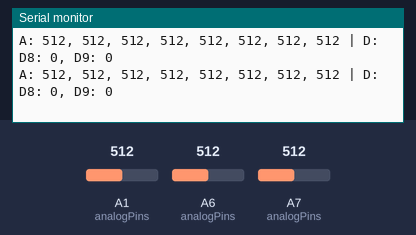
Bench run of a sketch on a simulated Arduino Nano, built with avr-gcc and run on an emulated ATmega328P. On the bench: the last lines printed to the serial monitor. The test bench sets the inputs (shaded band); at power-on: A1 (analogPins) = 512, A6 (analogPins) = 512, A7 (analogPins) = 512.

Above: at 1.8 s.
1.9 s: A1 (analogPins) set to 716
At 2.8 s:
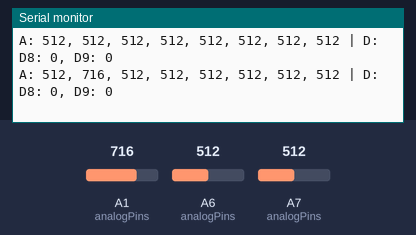
3.4 s: A6 (analogPins) set to 716
At 4.6 s:
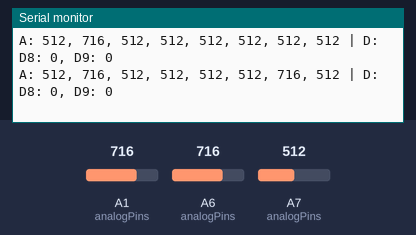
4.9 s: A7 (analogPins) set to 716
At 5.5 s:
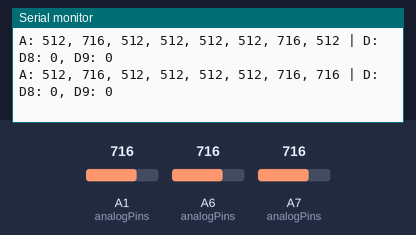
6.4 s: A1 (analogPins) set to 900
At 7.7 s:
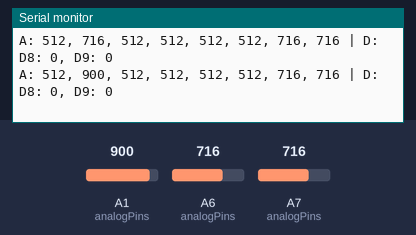
7.9 s: A6 (analogPins) set to 900
At 8.8 s:
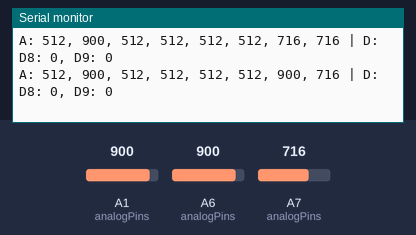
9.4 s: A7 (analogPins) set to 900
At 10.8 s:
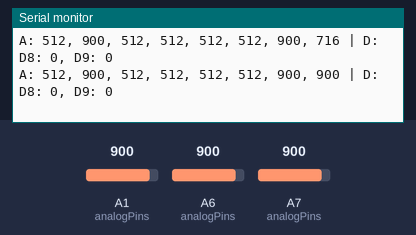
Timing chart, 0 to 11.9 s (numbered marks = the images above; inputs shaded):
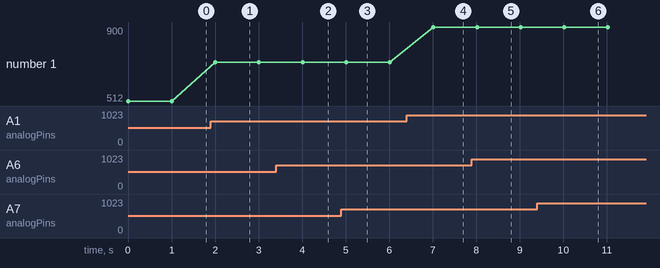

The sketch:

sensor_tests.ino
```cpp
const int analogPins[] = {A0, A1, A2, A3, A4, A5, A6, A7};
const int digitalPins[] = {8, 9};

// Define pins to disable (use analog and digital pin numbers directly)
const int disabledPins[] = {A0, A2, A3, A4, A5, 8, 9};  // example: disable A2 and D9

bool isDisabled(int pin) {
  for (int i = 0; i < sizeof(disabledPins) / sizeof(disabledPins[0]); i++) {
    if (pin == disabledPins[i]) return true;
  }
  return false;
}

void setup() {
  Serial.begin(115200);
  for (int i = 0; i < sizeof(digitalPins) / sizeof(digitalPins[0]); i++) {
    pinMode(digitalPins[i], INPUT);
  }
}

void loop() {
  Serial.print("A: ");
  for (int i = 0; i < 8; i++) {
    int pin = analogPins[i];
    int val = isDisabled(pin) ? 512 : analogRead(pin);
    Serial.print(val);
    Serial.print(i < 7 ? ", " : " | ");
  }

  Serial.print("D: ");
  for (int i = 0; i < 2; i++) {
    int pin = digitalPins[i];
    int val = isDisabled(pin) ? 0 : digitalRead(pin);
    Serial.print("D");
    Serial.print(pin);
    Serial.print(": ");
    Serial.print(val);
    if (i < 1) Serial.print(", ");
  }

  Serial.println();
  delay(1000);
}
```

Measured:
- after the input at 1.9 s, the serial monitor: prints a new line after 0.10 s (image 1)
- after the input at 3.4 s, the serial monitor: prints a new line after 0.61 s (image 2)
- after the input at 4.9 s, the serial monitor: prints a new line after 0.11 s (image 3)
- after the input at 6.4 s, the serial monitor: prints a new line after 0.62 s (image 4)
- after the input at 7.9 s, the serial monitor: prints a new line after 0.12 s (image 5)
- after the input at 9.4 s, the serial monitor: prints a new line after 0.62 s (image 6)
- plotted number 1: 512 → 716 after the input at 1.9 s, 716 → 900 after the input at 6.4 s
